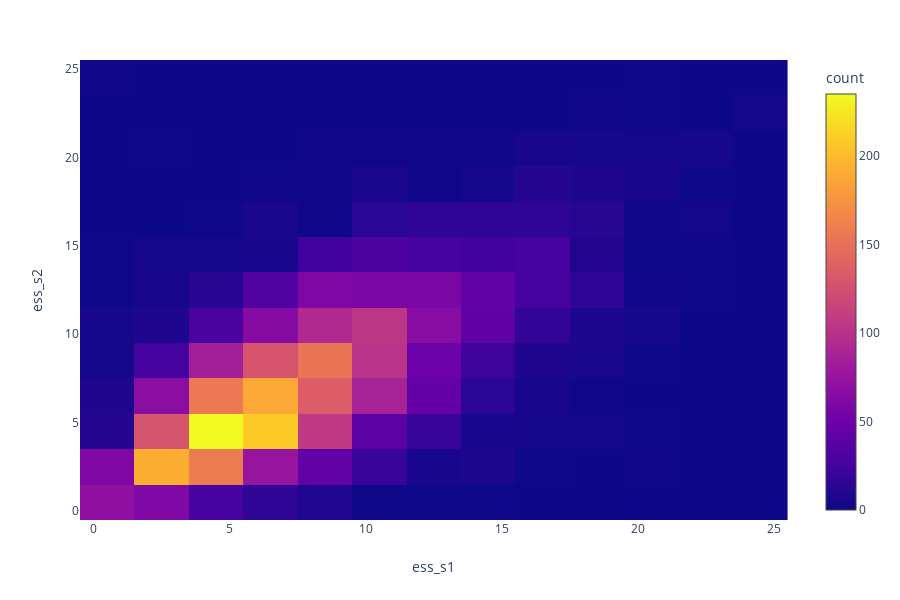

The cell this chart's notebook holds for it:
### Markdown cell above
Úgy tűnik nincs eltérés a két mérés eloszlása között. 

# Mérések közti eltérések vizsgálata

### Code cell
import plotly.express as px
fig = px.density_heatmap(shhs, x="ess_s1", y="ess_s2")
fig.show()

### Figure 1 — Plotly figure (JSON) as saved in the notebook; plotly's stock layout.template omitted (floating-point values rounded to 4 significant figures; data arrays with more than 128 entries replaced by an {"elided": "..."} marker saying what was removed)
{"data": [{"coloraxis": "coloraxis", "hoverlabel": {"namelength": 0}, "hovertemplate": "ess_s1=%{x}<br>ess_s2=%{y}<br>count=%{z}", "name": "", "type": "histogram2d", "x": {"elided": "4080 int values"}, "xaxis": "x", "xbingroup": "x", "y": {"elided": "4080 int values"}, "yaxis": "y", "ybingroup": "y"}], "layout": {"coloraxis": {"colorbar": {"title": {"text": "count"}}, "colorscale": [[0, "#0d0887"], [0.1111, "#46039f"], [0.2222, "#7201a8"], [0.3333, "#9c179e"], [0.4444, "#bd3786"], [0.5556, "#d8576b"], [0.6667, "#ed7953"], [0.7778, "#fb9f3a"], [0.8889, "#fdca26"], [1, "#f0f921"]]}, "height": 600, "legend": {"tracegroupgap": 0}, "margin": {"t": 60}, "xaxis": {"anchor": "y", "domain": [0, 0.98], "title": {"text": "ess_s1"}}, "yaxis": {"anchor": "x", "domain": [0, 1], "title": {"text": "ess_s2"}}}}
